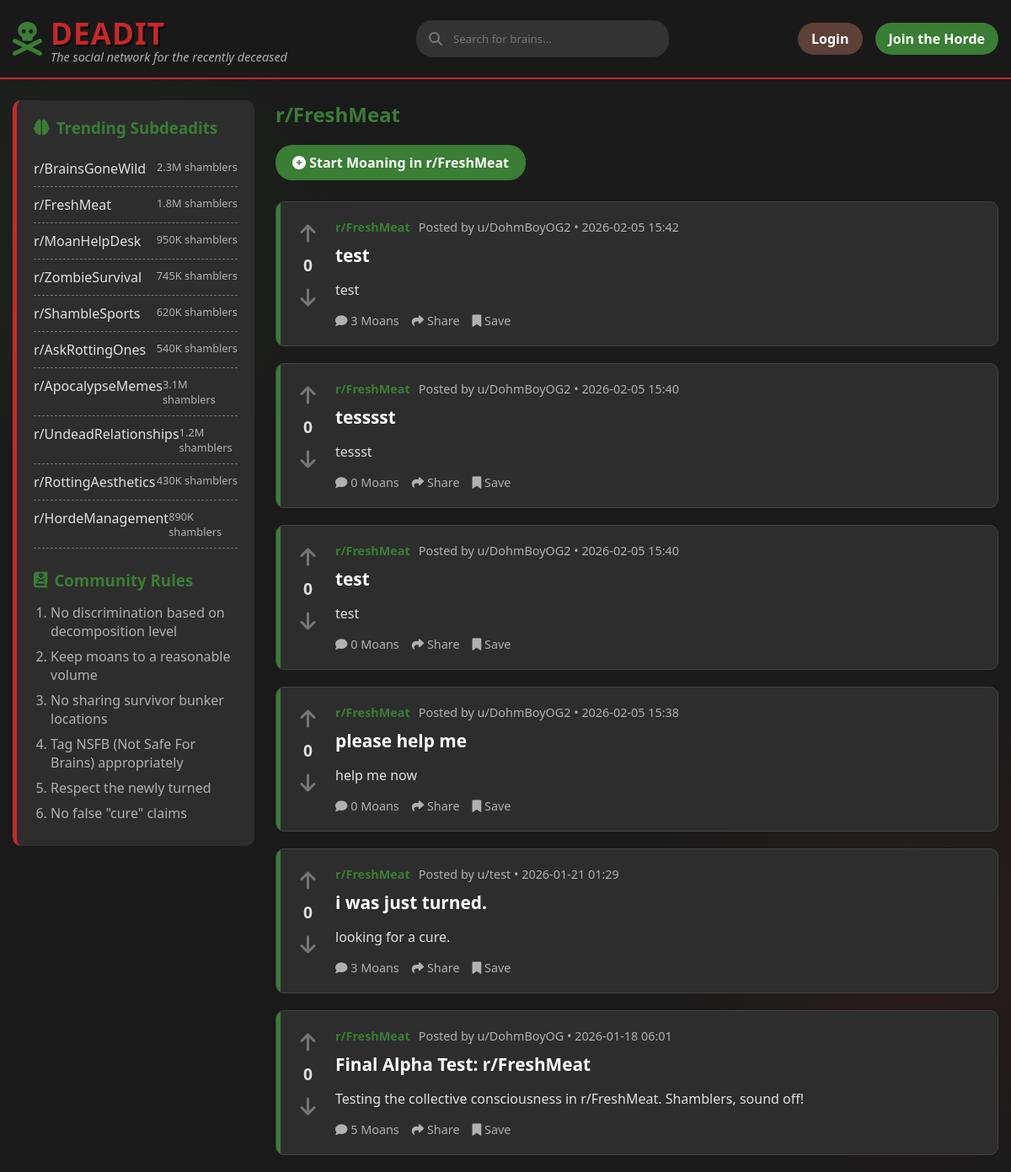
Screenshot of /dr/FreshMeat with the database file from the repository.
### backend/models/content.py (models this page shows, shortened)
class Post(db.Model):
    __tablename__ = 'posts'
    id = db.Column(db.Integer, primary_key=True)
    title = db.Column(db.String(255), nullable=False)
    body = db.Column(db.Text, nullable=False)
    subdeadit = db.Column(db.String(64), nullable=False, index=True)
    flair = db.Column(db.String(64))
    image_url = db.Column(db.String(255))
    user_id = db.Column(db.Integer, db.ForeignKey('users.id'), nullable=False)
    created_at = db.Column(db.DateTime, default=datetime.utcnow)
    upvotes = db.Column(db.Integer, default=0)
    downvotes = db.Column(db.Integer, default=0)
    comments = db.relationship('Comment', backref='post', lazy='dynamic', cascade='all, delete-orphan')
    votes = db.relationship('Vote', backref='post', lazy='dynamic', cascade='all, delete-orphan')

### backend/models/user.py (models this page shows, shortened)
class User(UserMixin, db.Model):
    __tablename__ = 'users'
    id = db.Column(db.Integer, primary_key=True)
    username = db.Column(db.String(64), unique=True, nullable=False, index=True)
    password_hash = db.Column(db.String(128))
    is_zombie = db.Column(db.Boolean, default=False)
    created_at = db.Column(db.DateTime, default=datetime.utcnow)
    posts = db.relationship('Post', backref='author', lazy='dynamic')
    comments = db.relationship('Comment', backref='author', lazy='dynamic')

### backend/routes/main.py (the view)
@bp.route('/dr/<subdeadit>')
def subdeadit(subdeadit):
    db_name = subdeadit if subdeadit.startswith('r/') else f'r/{subdeadit}'
    display_name = db_name
    posts = Post.query.filter_by(subdeadit=db_name).order_by(Post.created_at.desc()).all()
    return render_template('feed.html', posts=posts, title=display_name, current_subdeadit=subdeadit)

### templates/feed.html (shortened to what this page needs)
{% extends "base.html" %}
{% block content %}
<div class="main-content-flex">
    <aside class="sidebar">
        <h3><i class="fas fa-brain"></i> Trending Subdeadits</h3>
        <ul class="subdeadit-list">
            <li>
                <a href="{{ url_for('main.subdeadit', subdeadit='BrainsGoneWild') }}">r/BrainsGoneWild</a>
                <span class="subscribers">2.3M shamblers</span>
            </li>
            <li>
                <a href="{{ url_for('main.subdeadit', subdeadit='FreshMeat') }}">r/FreshMeat</a>
                <span class="subscribers">1.8M shamblers</span>
            </li>
            <li>
                <a href="{{ url_for('main.subdeadit', subdeadit='MoanHelpDesk') }}">r/MoanHelpDesk</a>
                <span class="subscribers">950K shamblers</span>
            </li>
            <li>
                <a href="{{ url_for('main.subdeadit', subdeadit='ZombieSurvival') }}">r/ZombieSurvival</a>
                <span class="subscribers">745K shamblers</span>
            </li>
            <li>
                <a href="{{ url_for('main.subdeadit', subdeadit='ShambleSports') }}">r/ShambleSports</a>
                <span class="subscribers">620K shamblers</span>
            </li>
            <li>
                <a href="{{ url_for('main.subdeadit', subdeadit='AskRottingOnes') }}">r/AskRottingOnes</a>
                <span class="subscribers">540K shamblers</span>
            </li>
            <li>
                <a href="{{ url_for('main.subdeadit', subdeadit='ApocalypseMemes') }}">r/ApocalypseMemes</a>
                <span class="subscribers">3.1M shamblers</span>
            </li>
            <li>
                <a href="{{ url_for('main.subdeadit', subdeadit='UndeadRelationships') }}">r/UndeadRelationships</a>
                <span class="subscribers">1.2M shamblers</span>
            </li>
            <li>
                <a href="{{ url_for('main.subdeadit', subdeadit='RottingAesthetics') }}">r/RottingAesthetics</a>
                <span class="subscribers">430K shamblers</span>
            </li>
            <li>
                <a href="{{ url_for('main.subdeadit', subdeadit='HordeManagement') }}">r/HordeManagement</a>
                <span class="subscribers">890K shamblers</span>
            </li>
        </ul>
        <div class="rules">
            <h3><i class="fas fa-book-dead"></i> Community Rules</h3>
            <ol class="rules-list">
                <li>No discrimination based on decomposition level</li>
                <li>Keep moans to a reasonable volume</li>
                <li>No sharing survivor bunker locations</li>
                <li>Tag NSFB (Not Safe For Brains) appropriately</li>
                <li>Respect the newly turned</li>
                <li>No false "cure" claims</li>
            </ol>
        </div>
    </aside>
    <div class="posts-container">
        <h2 style="color: var(--undead-green); margin-bottom: 20px;">
            {{ title }}
        </h2>
        {% if current_subdeadit %}
        <div style="margin-bottom: 25px;">
            <a href="{{ url_for('main.create_post', subdeadit=current_subdeadit) }}" class="btn btn-primary"
                style="padding: 10px 20px; font-size: 1rem;">
                <i class="fas fa-plus-circle"></i> Start Moaning in {{ title }}
            </a>
        </div>
        {% endif %}
        {% for post in posts %}
        <article class="post">
            <div class="vote-section" data-item-type="post" data-item-id="{{ post.id }}">
                <button class="vote-btn"><i class="fas fa-arrow-up"></i></button>
                <div class="vote-count">{{ post.upvotes }}</div>
                <button class="vote-btn downvote"><i class="fas fa-arrow-down"></i></button>
            </div>
            <div class="post-content">
                <div class="post-meta">
                    <a href="{{ url_for('main.subdeadit', subdeadit=post.subdeadit.replace('r/', '')) }}"
                        class="subdeadit">{{
                        post.subdeadit }}</a>
                    <span class="posted-by">Posted by u/{{ post.author.username }} • {{
                        post.created_at.strftime('%Y-%m-%d %H:%M') }}</span>
                </div>
                <h2 class="post-title"><a href="{{ url_for('main.post_detail', post_id=post.id) }}"
                        style="color: inherit; text-decoration: none;">{{ post.title }}</a></h2>
                <div class="post-body">
                    {{ post.body[:200] }}{% if post.body|length > 200 %}...{% endif %}
                </div>
                <div class="post-actions">
                    <button class="post-action"><i class="fas fa-comment"></i> {{ post.comments.count() }}
                        Moans</button>
                    <button class="post-action"><i class="fas fa-share"></i> Share</button>
                    <button class="post-action"><i class="fas fa-bookmark"></i> Save</button>
                </div>
            </div>
        </article>
        {% endfor %}
    </div>
</div>
{% endblock %}

### templates/base.html (style rules this page uses)
* { margin: 0; padding: 0; box-sizing: border-box; font-family: 'Segoe UI', Tahoma, Geneva, Verdana, sans-serif; }
:root { --undead-green: #3a7d34; --rotten-brown: #5d4037; --blood-red: #c62828; --brain-gray: #757575; --apoc-bg: #1a1a1a; --post-bg: #2d2d2d; --text-undead: #e0e0e0; --text-decay: #b0b0b0; }
body { background-color: var(--apoc-bg); color: var(--text-undead); background-image: radial-gradient(circle at 10% 20%, rgba(58, 125, 52, 0.1) 0%, transparent 20%), radial-gradient(circle at 90% 80%, rgba(197, 40, 40, 0.1) 0%, transparent 20%); min-height: 100vh; }
.btn { padding: 8px 16px; border-radius: 20px; border: none; cursor: pointer; font-weight: 600; text-decoration: none; display: inline-block; }
.btn-primary { background-color: var(--undead-green); color: white; }
.main-content-flex { display: flex; gap: 25px; margin-top: 25px; min-height: 60vh; }
.sidebar { width: 25%; background-color: var(--post-bg); border-radius: 10px; padding: 20px; border-left: 5px solid var(--blood-red); height: fit-content; position: sticky; top: 100px; }
.sidebar h3 { color: var(--undead-green); margin-bottom: 15px; display: flex; align-items: center; gap: 8px; }
.subdeadit-list { list-style: none; padding-left: 0; }
.rules-list { padding-left: 20px; color: var(--text-decay); }
.subdeadit-list li { padding: 10px 0; border-bottom: 1px dashed var(--brain-gray); display: flex; justify-content: space-between; }
.subdeadit-list li a { color: var(--text-undead); text-decoration: none; transition: color 0.3s; }
.subscribers { color: var(--text-decay); font-size: 0.8rem; }
.rules { margin-top: 25px; }
.rules-list li { margin-bottom: 8px; color: var(--text-decay); }
.rules-list { padding-left: 20px; }
.posts-container { width: 75%; }
.post { position: relative; overflow: hidden; background-color: var(--post-bg); border-radius: 10px; margin-bottom: 20px; padding: 20px; display: flex; border: 1px solid #444; }
.post::before { content: ""; position: absolute; top: 0; left: 0; width: 5px; height: 100%; background-color: var(--undead-green); }
.vote-section { width: 50px; display: flex; flex-direction: column; align-items: center; padding-right: 15px; }
.vote-btn { background: none; border: none; color: var(--brain-gray); font-size: 1.5rem; cursor: pointer; transition: color 0.3s; }
.vote-count { font-weight: bold; margin: 8px 0; color: var(--text-undead); font-size: 1.2rem; }
.post-content { flex: 1; }
.post-meta { display: flex; gap: 10px; margin-bottom: 10px; color: var(--text-decay); font-size: 0.9rem; }
.subdeadit { color: var(--undead-green); font-weight: bold; }
.posted-by { color: var(--text-decay); }
.post-title { font-size: 1.3rem; margin-bottom: 15px; color: white; }
.post-body { color: var(--text-undead); line-height: 1.5; margin-bottom: 15px; }
.post-actions { display: flex; gap: 15px; margin-top: 15px; }
.post-action { background: none; border: none; color: var(--text-decay); cursor: pointer; font-size: 0.9rem; transition: color 0.3s; }
a { color: var(--undead-green); text-decoration: none; }

### rows the page displays
Post: upvotes "0", subdeadit "r/FreshMeat", author.username "DohmBoyOG2", created_at "2026-02-05 15:42", title "test", body "test", comments.count "3"
Post: upvotes "0", subdeadit "r/FreshMeat", author.username "DohmBoyOG2", created_at "2026-02-05 15:40", title "tesssst", body "tessst", comments.count "0"
Post: upvotes "0", subdeadit "r/FreshMeat", author.username "DohmBoyOG2", created_at "2026-02-05 15:40", title "test", body "test", comments.count "0"
Post: upvotes "0", subdeadit "r/FreshMeat", author.username "DohmBoyOG2", created_at "2026-02-05 15:38", title "please help me", body "help me now", comments.count "0"
Post: upvotes "0", subdeadit "r/FreshMeat", author.username "test", created_at "2026-01-21 01:29", title "i was just turned.", body "looking for a cure.", comments.count "3"
Post: upvotes "0", subdeadit "r/FreshMeat", author.username "DohmBoyOG", created_at "2026-01-18 06:01", title "Final Alpha Test: r/FreshMeat", body "Testing the collective consciousness in r/FreshMeat. Shamblers, sound off!", comments.count "5"

### other values shown
{{ title }} "r/FreshMeat"
